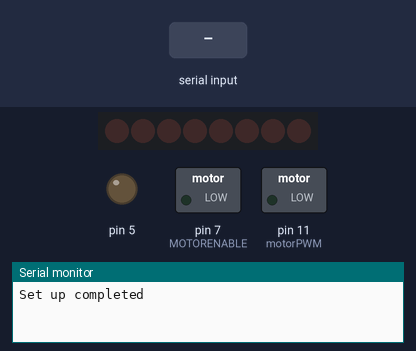
The sketch below on a simulated Arduino Uno, built with avr-gcc and run on an emulated ATmega328P. On the bench: 8 shift-register outputs drawn as a row of LEDs (first output left, lit = HIGH), switched loads named in the sketch (green lamp = pin HIGH), output pins drawn as LEDs (lit = HIGH), the last lines printed to the serial monitor. Wiring (inferred from the names in the program): shift register (74HC595): data pin 8; shift clock pin 4; latch pin 12. Wiring (inferred from the signals the program sends): row of LEDs: on Q0, Q1, Q2, Q3, Q4, Q5, Q6, Q7. Inputs (shaded band) come from the test bench. Pins used as bus, display or sensor lines are not drawn.

Above: at 1.2 s.
1.3 s: "A" received over Serial
At 1.8 s:
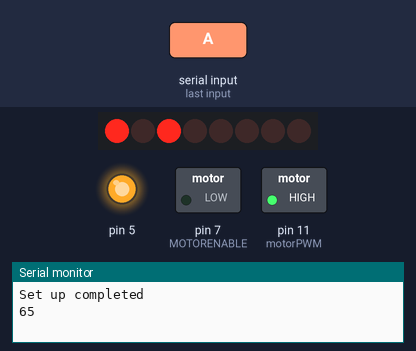
2.9 s: byte 83 (83) received over Serial
At 4.2 s:
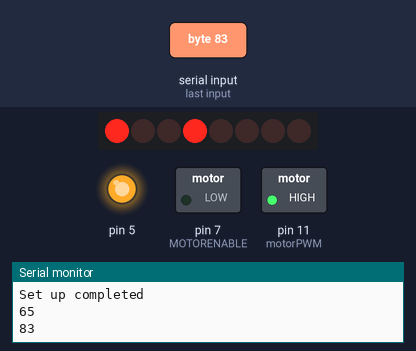
4.5 s: byte 115 (115) received over Serial
At 5.4 s:
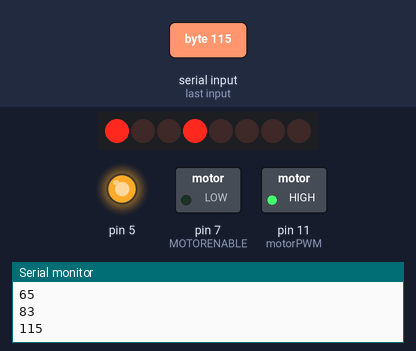
6.1 s: "D" received over Serial
At 6.6 s:
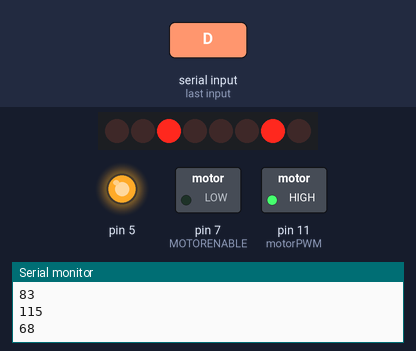
7.7 s: "I" received over Serial
At 9.0 s:
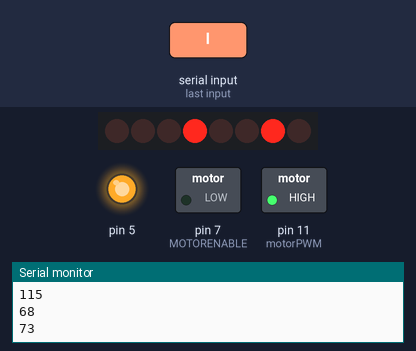
9.3 s: "a" received over Serial
At 10.3 s:
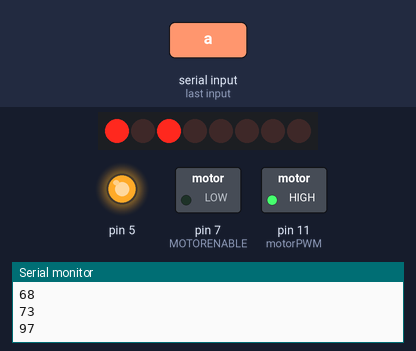
Timing chart, 0 to 11.9 s (numbered marks = the images above; inputs shaded):
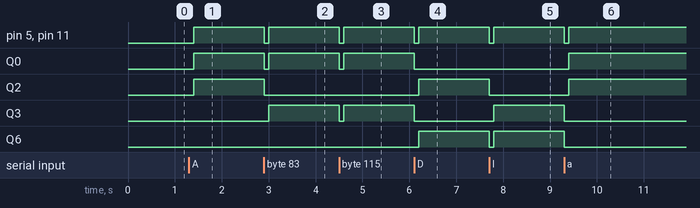

Measured:
- after the input at 1.3 s, pin 5, pin 11 (motorPWM), Q0, Q2: LOW → HIGH after 0.10 s
- after the input at 2.9 s, pin 5, pin 11 (motorPWM), Q0: HIGH → LOW at once, → HIGH 0.10 s later; Q2: HIGH → LOW at once; Q3: LOW → HIGH after 0.10 s
- after the input at 4.5 s, pin 5, pin 11 (motorPWM), Q0, Q3: HIGH → LOW at once, → HIGH 0.10 s later
- after the input at 6.1 s, pin 5, pin 11 (motorPWM): HIGH → LOW at once, → HIGH 0.10 s later; Q0, Q3: HIGH → LOW at once; Q2, Q6: LOW → HIGH after 0.10 s
- after the input at 7.7 s, pin 5, pin 11 (motorPWM), Q6: HIGH → LOW at once, → HIGH 0.10 s later; Q2: HIGH → LOW at once; Q3: LOW → HIGH after 0.10 s
- after the input at 9.3 s, pin 5, pin 11 (motorPWM): HIGH → LOW at once, → HIGH 0.10 s later; Q0, Q2: LOW → HIGH after 0.10 s; Q3, Q6: HIGH → LOW at once

The sketch:

esperot_bluetooth.ino
```cpp
//QUESTA VERSIONE FUNZIONA COL SERIALE

#define MOTORLATCH 12
#define MOTORCLK 4
#define MOTORENABLE 7
#define MOTORDATA 8

#define MOTOR1_A 2
#define MOTOR1_B 3
#define MOTOR2_A 1
#define MOTOR2_B 4
#define MOTOR3_A 5
#define MOTOR3_B 7
#define MOTOR4_A 0
#define MOTOR4_B 6

#define MOTOR1_PWM 11
#define MOTOR2_PWM 3
#define MOTOR3_PWM 6
#define MOTOR4_PWM 5

#define FORWARD 1
#define BACKWARD 2
#define BRAKE 3

#include <SoftwareSerial.h>//bluetooth
#define BT_TX_PIN A3
#define BT_RX_PIN A4
SoftwareSerial bt = SoftwareSerial(BT_RX_PIN, BT_TX_PIN);

void setup(){
  pinMode(BT_RX_PIN, INPUT);
  pinMode(BT_TX_PIN, OUTPUT);

  Serial.begin(9600);
  bt.begin(9600);

  Serial.println("Set up completed");
}


void loop(){
  while (Serial.available() > 0) {//scegliere Serial o bt
    unsigned char a=Serial.read();
    Serial.println(a);
    switch (a){
      case 65://avanti
      case 97:
        motor(1, BRAKE, 0);
        motor(4, BRAKE, 0);
        delay(100);
        motor(1, FORWARD, 255);
        motor(4, FORWARD, 255);
      break;
      case 68://destra
      case 100:
        motor(1, BRAKE, 0);
        motor(4, BRAKE, 0);
        delay(100);
        motor(1, FORWARD, 255);
        motor(4, BACKWARD, 255);
      break;
      case 73://indietro
      case 105:
        motor(1, BRAKE, 0);
        motor(4, BRAKE, 0);
        delay(100);
        motor(1, BACKWARD, 255);
        motor(4, BACKWARD, 255);
      break;
      case 83://sinistra
      case 115:
        motor(1, BRAKE, 0);
        motor(4, BRAKE, 0);
        delay(100);
        motor(1, BACKWARD, 255);
        motor(4, FORWARD, 255);
      break;
      default:
        motor(1, BRAKE, 0);
        motor(4, BRAKE, 0);
      break;
    }
  }
}


// Initializing
// ------------
// There is no initialization function.
//
// The shiftWrite() has an automatic initializing.
// The PWM outputs are floating during startup,
// that's okay for the Motor Shield, it stays off.
// Using analogWrite() without pinMode() is valid.
//
// ---------------------------------
// motor
//
// Select the motor (1-4), the command,
// and the speed (0-255).
// The commands are: FORWARD, BACKWARD, BRAKE.
//
void motor(int nMotor, int command, int speed)
{
  int motorA, motorB;

  if (nMotor >= 1 && nMotor <= 4)
  {
    switch (nMotor)
    {
    case 1:
      motorA   = MOTOR1_A;
      motorB   = MOTOR1_B;
      break;
    case 2:
      motorA   = MOTOR2_A;
      motorB   = MOTOR2_B;
      break;
    case 3:
      motorA   = MOTOR3_A;
      motorB   = MOTOR3_B;
      break;
    case 4:
      motorA   = MOTOR4_A;
      motorB   = MOTOR4_B;
      break;
    default:
      break;
    }

    switch (command)
    {
    case FORWARD:
      motor_output (motorA, HIGH, speed);
      motor_output (motorB, LOW, -1);     // -1: no PWM set
      break;
    case BACKWARD:
      motor_output (motorA, LOW, speed);
      motor_output (motorB, HIGH, -1);    // -1: no PWM set
      break;
    case BRAKE:
      motor_output (motorA, LOW, 0);  // 0: output floating.
      motor_output (motorB, LOW, -1); // -1: no PWM set
      break;
    default:
      break;
    }
  }
}


// ---------------------------------
// motor_output
//
// The function motor_ouput uses the motor driver to
// drive normal outputs like lights, relays, solenoids,
// DC motors (but not in reverse).
//
// It is also used as an internal helper function
// for the motor() function.
//
// The high_low variable should be set 'HIGH'
// to drive lights, etc.
// It can be set 'LOW', to switch it off,
// but also a 'speed' of 0 will switch it off.
//
// The 'speed' sets the PWM for 0...255, and is for
// both pins of the motor output.
//   For example, if motor 3 side 'A' is used to for a
//   dimmed light at 50% (speed is 128), also the
//   motor 3 side 'B' output will be dimmed for 50%.
// Set to 0 for completelty off (high impedance).
// Set to 255 for fully on.
// Special settings for the PWM speed:
//    Set to -1 for not setting the PWM at all.
//
void motor_output (int output, int high_low, int speed)
{
  int motorPWM;

  switch (output)
  {
  case MOTOR1_A:
  case MOTOR1_B:
    motorPWM = MOTOR1_PWM;
    break;
  case MOTOR2_A:
  case MOTOR2_B:
    motorPWM = MOTOR2_PWM;
    break;
  case MOTOR3_A:
  case MOTOR3_B:
    motorPWM = MOTOR3_PWM;
    break;
  case MOTOR4_A:
  case MOTOR4_B:
    motorPWM = MOTOR4_PWM;
    break;
  default:
    // Use speed as error flag, -3333 = invalid output.
    speed = -3333;
    break;
  }

  if (speed != -3333)
  {
    // Set the direction with the shift register
    // on the MotorShield, even if the speed = -1.
    // In that case the direction will be set, but
    // not the PWM.
    shiftWrite(output, high_low);

    // set PWM only if it is valid
    if (speed >= 0 && speed <= 255)
    {
      analogWrite(motorPWM, speed);
    }
  }
}


// ---------------------------------
// shiftWrite
//
// The parameters are just like digitalWrite().
//
// The output is the pin 0...7 (the pin behind
// the shift register).
// The second parameter is HIGH or LOW.
//
// There is no initialization function.
// Initialization is automatically done at the first
// time it is used.
//
void shiftWrite(int output, int high_low)
{
  static int latch_copy;
  static int shift_register_initialized = false;

  // Do the initialization on the fly,
  // at the first time it is used.
  if (!shift_register_initialized)
  {
    // Set pins for shift register to output
    pinMode(MOTORLATCH, OUTPUT);
    pinMode(MOTORENABLE, OUTPUT);
    pinMode(MOTORDATA, OUTPUT);
    pinMode(MOTORCLK, OUTPUT);

    // Set pins for shift register to default value (low);
    digitalWrite(MOTORDATA, LOW);
    digitalWrite(MOTORLATCH, LOW);
    digitalWrite(MOTORCLK, LOW);
    // Enable the shift register, set Enable pin Low.
    digitalWrite(MOTORENABLE, LOW);

    // start with all outputs (of the shift register) low
    latch_copy = 0;

    shift_register_initialized = true;
  }

  // The defines HIGH and LOW are 1 and 0.
  // So this is valid.
  bitWrite(latch_copy, output, high_low);

  // Use the default Arduino 'shiftOut()' function to
  // shift the bits with the MOTORCLK as clock pulse.
  // The 74HC595 shiftregister wants the MSB first.
  // After that, generate a latch pulse with MOTORLATCH.
  shiftOut(MOTORDATA, MOTORCLK, MSBFIRST, latch_copy);
  delayMicroseconds(5);    // For safety, not really needed.
  digitalWrite(MOTORLATCH, HIGH);
  delayMicroseconds(5);    // For safety, not really needed.
  digitalWrite(MOTORLATCH, LOW);
}
```
